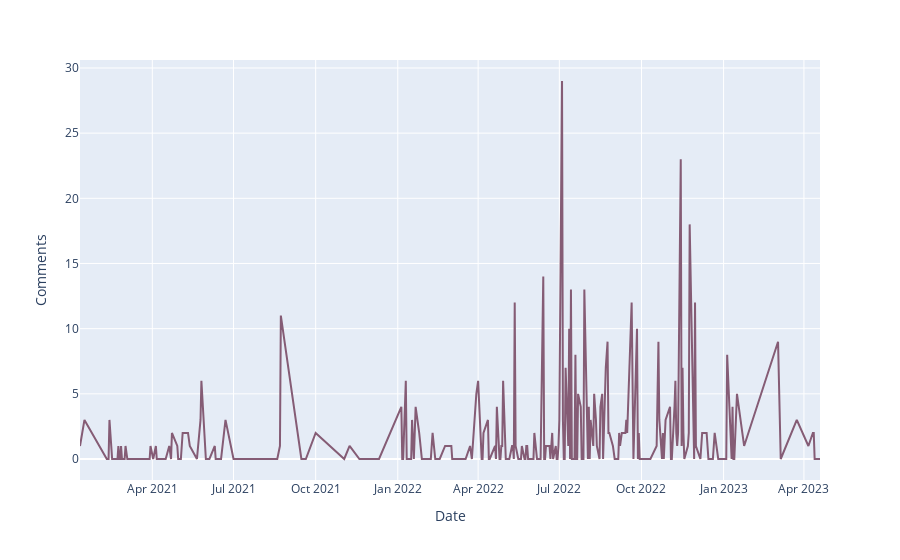

Here is the notebook cell this chart was saved with:
### Code cell
px.line(line_plot, x='Date', y='Comments', color_discrete_sequence=px.colors.qualitative.Antique)

### Figure 1 — Plotly figure (JSON) as saved in the notebook; plotly's stock layout.template omitted (floating-point values rounded to 4 significant figures; data arrays with more than 128 entries replaced by an {"elided": "..."} marker saying what was removed)
{"data": [{"hovertemplate": "Date=%{x}<br>Comments=%{y}<extra></extra>", "legendgroup": "", "line": {"color": "rgb(133, 92, 117)", "dash": "solid"}, "marker": {"symbol": "circle"}, "mode": "lines", "name": "", "orientation": "v", "showlegend": false, "type": "scatter", "x": {"elided": "279 str values"}, "xaxis": "x", "y": {"elided": "279 int values"}, "yaxis": "y"}], "layout": {"legend": {"tracegroupgap": 0}, "margin": {"t": 60}, "xaxis": {"anchor": "y", "domain": [0, 1], "title": {"text": "Date"}}, "yaxis": {"anchor": "x", "domain": [0, 1], "title": {"text": "Comments"}}}}
